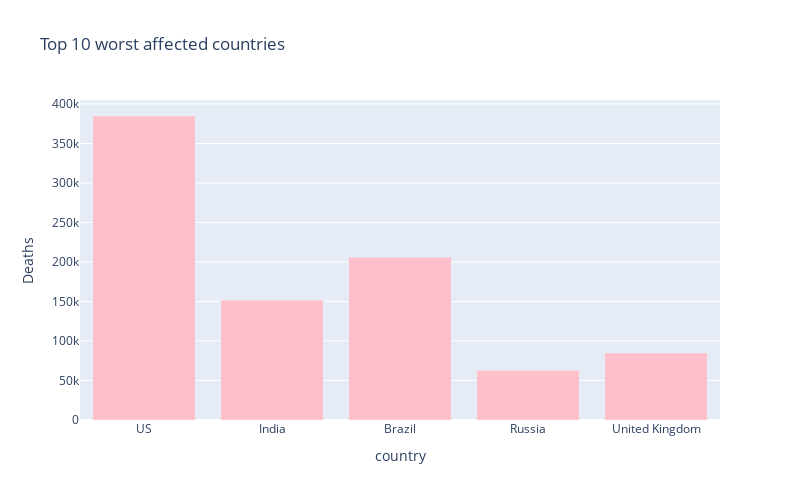

Notebook code cell kept with this figure:
### Code cell
px.bar(
    country_data_sort.head(10),
    x = "country",
    y = "Deaths",
    title= "Top 10 worst affected countries", 
    color_discrete_sequence=["pink"], 
    height=500,
    width=800
)

### Figure 1 — Plotly figure (JSON) as saved in the notebook; plotly's stock layout.template omitted (floating-point values rounded to 4 significant figures)
{"data": [{"alignmentgroup": "True", "hovertemplate": "country=%{x}<br>Deaths=%{y}<extra></extra>", "legendgroup": "", "marker": {"color": "pink"}, "name": "", "offsetgroup": "", "orientation": "v", "showlegend": false, "textposition": "auto", "type": "bar", "x": ["US", "India", "Brazil", "Russia", "United Kingdom"], "xaxis": "x", "y": [384764, 151727, 205964, 63016, 84910], "yaxis": "y"}], "layout": {"barmode": "relative", "height": 500, "legend": {"tracegroupgap": 0}, "title": {"text": "Top 10 worst affected countries"}, "width": 800, "xaxis": {"anchor": "y", "domain": [0, 1], "title": {"text": "country"}}, "yaxis": {"anchor": "x", "domain": [0, 1], "title": {"text": "Deaths"}}}}
